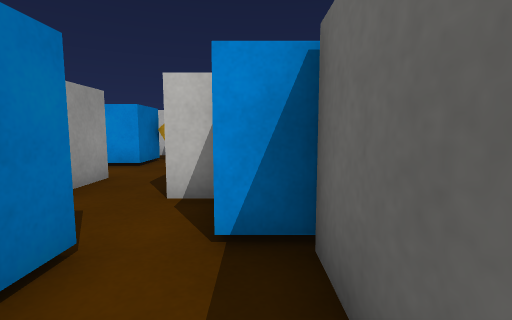
View 1 (above)

14 first-person views from a walk through a 3-D level made in the Unity game engine. The camera is 0.55 m above the floor, tilts 6° down and sees 85° across. The floor is counted in squares, 0.5 m on a side. Each view is taken from the middle of a square. On the plan, view 1 faces up. The plan holds only what a view shows up to about 12 squares ahead; the rest is blank. The place goes on beyond the plan. The player character is not drawn. Surface patterns are stand-ins for the level's own textures.

View 2
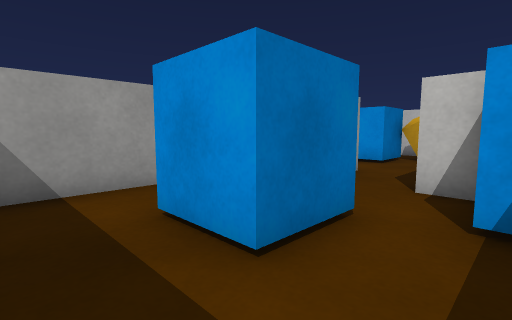

View 3
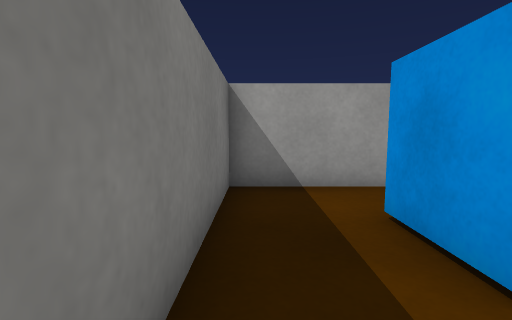

View 4
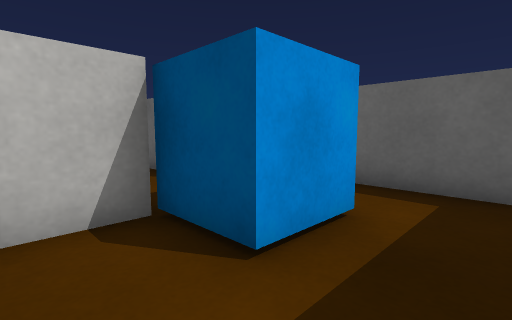

View 5
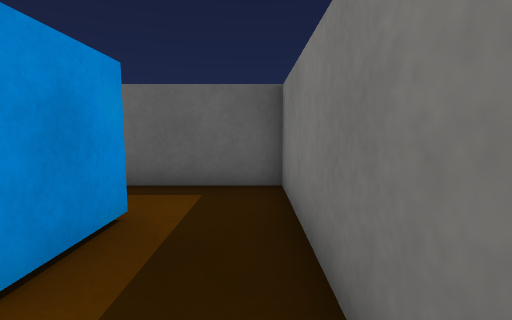

View 6
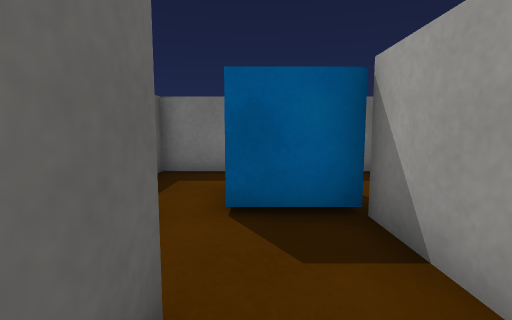

View 7
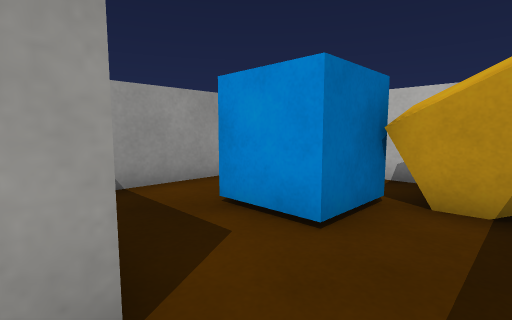

View 8
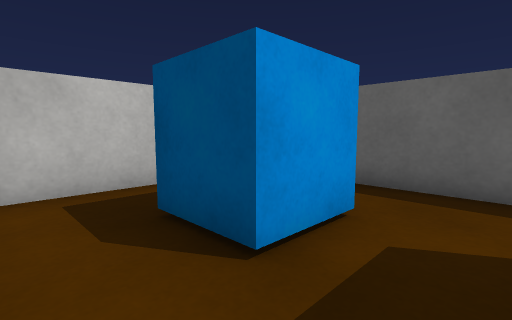

View 9
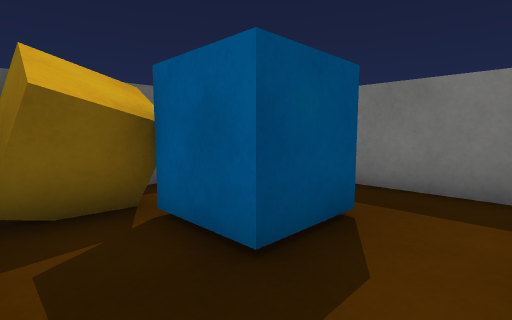

View 10
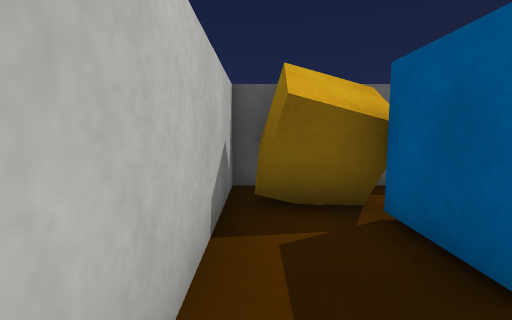

View 11
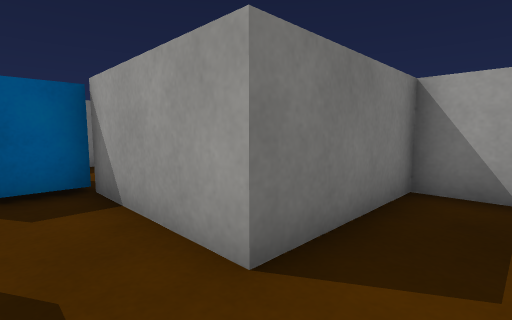

View 12
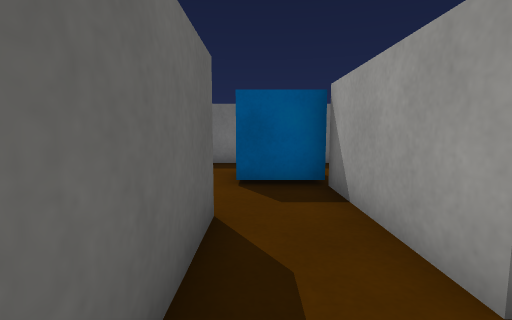

View 13
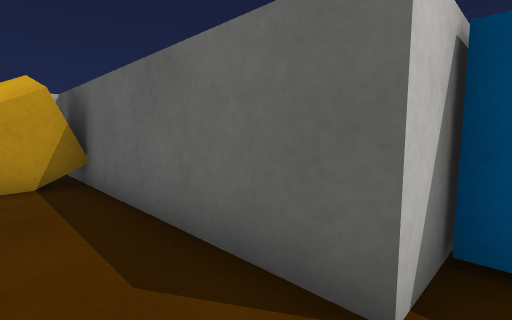

View 14
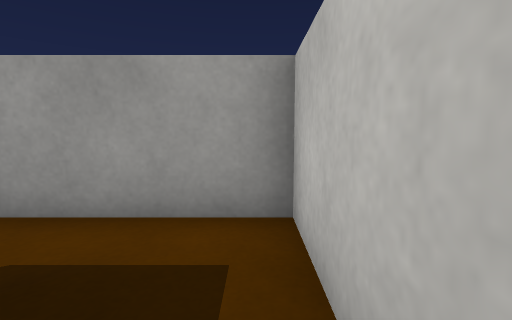

### Floor plan
Points are (right, up) in squares from view 1. A wall is a line through its corners. A room is listed if a view was taken in it or the views show most of it. See-through windows are left out.
Room 1 (views 1, 2, 3, 4, 5, 13)
walls: (-5.5, 1.6) (-5.5, -1.5) (0.5, -1.5) (0.5, 2.5); (-3.5, 4.5) (-3.5, 2.5) (-5, 2.5); (-0.5, 4.5) (-1.5, 4.5)
ways out: opening at (-2.5, 5.5) to room 2
objects: box (-3, 1) to (-2, 2); box (0, 3) to (1, 4)
Room 2 (views 6, 7, 8, 9, 10, 11, 12, 14)
walls: (-1.5, 4.5) (-1.5, 12.5) (-7.5, 12.5) (-7.5, 6.5) (-3.5, 6.5) (-3.5, 4.5)
ways out: opening at (-2.5, 5.5) to room 1
objects: box (-5, 9) to (-4, 10); other object (-3, 10) to (-2, 12)

Where each view was taken, in squares from view 1:
view 1: 0 up, 0 right, facing up
view 2: 1 down, 0 right, facing up-left
view 3: 1 down, 0 right, facing left
view 4: 1 down, 5 left, facing up-right
view 5: 1 down, 5 left, facing right
view 6: 6 up, 2 left, facing down
view 7: 6 up, 2 left, facing up-left
view 8: 7 up, 7 left, facing up-right
view 9: 12 up, 7 left, facing down-right
view 10: 12 up, 7 left, facing right
view 11: 8 up, 2 left, facing down-left
view 12: 8 up, 2 left, facing down
view 13: 4 up, 3 left, facing up-right
view 14: 12 up, 4 left, facing left
